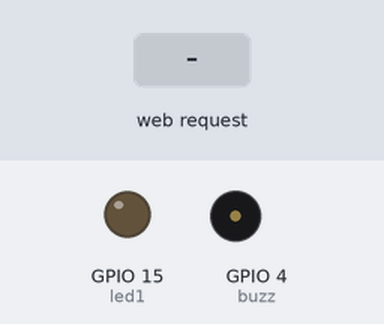
The sketch below on a simulated ESP32. On the bench: output pins drawn as LEDs (lit = HIGH), buzzer (waves = sounding, pin HIGH). The inputs (shaded band) are chosen by the test bench. WiFi joins after 1.5 s; servers stay silent unless stated; what the sketch prints to the serial monitor is not drawn.

Above: at 2.7 s.
2.8 s: HTTP request GET /led/on received
At 3.1 s:
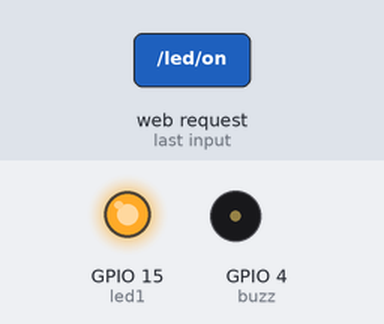
4.3 s: HTTP request GET /buzzer/on received
At 5.4 s:
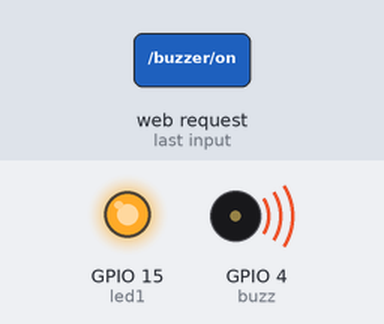
5.8 s: HTTP request GET /led/off received
At 6.6 s:
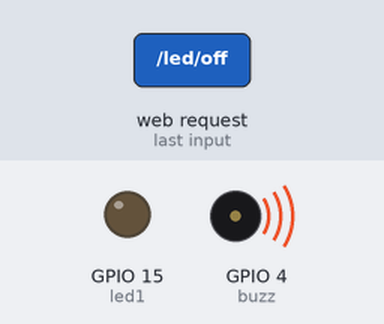
Timing chart, 0 to 8.8 s (numbered marks = the images above; inputs shaded):
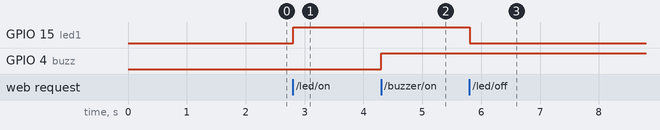

Measured:
- after the input at 2.8 s, GPIO 15 (led1): LOW → HIGH at once
- after the input at 4.3 s, GPIO 4 (buzz): LOW → HIGH at once
- after the input at 5.8 s, GPIO 15 (led1): HIGH → LOW at once

The sketch:

Web_Final.ino
```cpp
#include <WiFi.h>
#include <Wire.h> //I2C connection

// Replace with your network credentials
const char *ssid = "TIGO-70C3";
const char *password = "2D9557300820";

// Set web server port number to 80
WiFiServer server(80);

// Variable to store the HTTP request
String header;

// Current time
unsigned long currentTime = millis();
// Previous time
unsigned long previousTime = 0;
// Define timeout time in milliseconds (example: 2000ms = 2s)
const long timeoutTime = 2000;

int state = 0;
int state2 = 0;
int state3 = 0;
int state4 = 0;

int led1=15;
int buzz=4;

void setup() {
   pinMode(led1,OUTPUT);
   pinMode(buzz,OUTPUT);
   Wire.begin(21, 22);
   Serial.begin(115200);

     // Connect to Wi-Fi network with SSID and password
  Serial.print("Connecting to ");
  Serial.println(ssid);
  WiFi.begin(ssid, password);
  while (WiFi.status() != WL_CONNECTED)
  {
    delay(500);
    Serial.print(".");
  }
  // Print local IP address and start web server
  Serial.println("");
  Serial.println("WiFi connected.");
  Serial.println("IP address: ");
  Serial.println(WiFi.localIP());
  server.begin();
}

void loop() {
   WiFiClient client = server.available(); // Listen for incoming clients

  if (client)
  { // If a new client connects,
    currentTime = millis();
    previousTime = currentTime;
    Serial.println("New Client."); // print a message out in the serial port
    String currentLine = "";       // make a String to hold incoming data from the client
    while (client.connected() && currentTime - previousTime <= timeoutTime)
    { // loop while the client's connected
      currentTime = millis();
      if (client.available())
      {                         // if there's bytes to read from the client,
        char c = client.read(); // read a byte, then
        Serial.write(c);        // print it out the serial monitor
        header += c;
        if (c == '\n')
        { // if the byte is a newline character
          // if the current line is blank, you got two newline characters in a row.
          // that's the end of the client HTTP request, so send a response:
          if (currentLine.length() == 0)
          {
    // HTTP headers always start with a response code (e.g. HTTP/1.1 200 OK)
 // and a content-type so the client knows what's coming, then a blank line:
            client.println("HTTP/1.1 200 OK");
            client.println("Content-type:text/html");
            client.println("Connection: close");
            client.println();

            // turns the GPIOs on and off
            if (header.indexOf("GET /led/on") >= 0)
            {
              state = 1;
              Serial.println("Led ON");
              LED();

            }
            else if (header.indexOf("GET /led/off") >= 0)
            {
              state = 0;
              Serial.println("Led OFF");
              LED_Apagada();
                       }
            if (header.indexOf("GET /buzzer/on") >= 0)
            {
              state3 = 1;
              Serial.println("Buzzer on");
              BUZZER();

            }
            else if (header.indexOf("GET /buzzer/off") >= 0)
            {
              state3 = 0;
              Serial.println("Buzzer off");
              BUZZER_APAGADO();
                       }

            //Display the HTML web page
            client.println("<!DOCTYPE html><html>");
            client.println("<head><meta name=\"viewport\" content=\"width=device-width, initial-scale=1\">");
            client.println("<link rel=\"icon\" href=\"data:,\">");


            // CSS to style the on/off buttons
            // Feel free to change the background-color and font-size attributes to fit your preferences

            client.println("<style>html { font-family: Helvetica; display: inline-block; margin: 0px auto; text-align: center;}");
            client.println(".button { background-color: #FD0D05; border: none; color: white; padding: 16px 40px;");
            client.println("text-decoration: none; font-size: 30px; margin: 2px; cursor: pointer;}");
            client.println(".button2 {background-color: #6A0A07;}</style></head>");

            client.println("<style>html { font-family: Helvetica; display: inline-block; margin: 0px auto; text-align: center;}");
            client.println(".button3 { background-color: #117987; border: none; color: white; padding: 16px 40px;");
            client.println("text-decoration: none; font-size: 30px; margin: 2px; cursor: pointer;}");
            client.println(".button4 {background-color: #0B454D;}</style></head>");

            // Web Page Heading
            client.println("<body><h1>Web para encender un BUZZER y una LED</h1>");

            // Display current state, and ON/OFF buttons for GPIO 26
            // If the output26State is off, it displays the ON button
            if (state == 1)
            {
              client.println("<p>Led Encendida</p>");
              client.println("<p><a href=\"/led/off\"><button class=\"button button2\">OFF</button></a></p>");


            }
            else
            {
              client.println("<p>Led Apagada</p>");
              client.println("<p><a href=\"/led/on\"><button class=\"button\">ON</button></a></p>");


            }
            if (state3 == 1)
            {
              client.println("<p>Buzzer Encendido</p>");
              client.println("<p><a href=\"/buzzer/off\"><button class=\"button3 button4\">OFF</button></a></p>");


            }
            else
            {
              client.println("<p>Buzzer Apagado</p>");
              client.println("<p><a href=\"/buzzer/on\"><button class=\"button3\">ON</button></a></p>");


            }

            client.println("</body></html>");

            // The HTTP response ends with another blank line
            client.println();
            // Break out of the while loop
            break;
          }
          else
          { // if you got a newline, then clear currentLine
            currentLine = "";
          }
        }
        else if (c != '\r')
        {                   // if you got anything else but a carriage return character,
          currentLine += c; // add it to the end of the currentLine
        }
      }
    }
    // Clear the header variable
    header = "";
    // Close the connection
    client.stop();
    Serial.println("Client disconnected.");
    Serial.println("");
  }

}

void LED(){
 digitalWrite(led1,HIGH);
}

void LED_Apagada(){
  digitalWrite(led1,LOW);
}
void BUZZER(){
  digitalWrite(buzz,HIGH);
}
void BUZZER_APAGADO(){
  digitalWrite(buzz,LOW);
}
```
